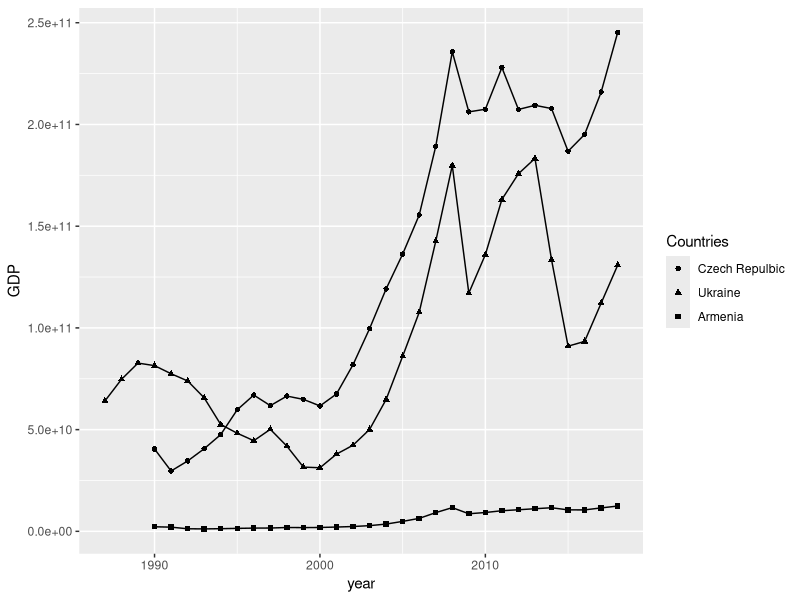
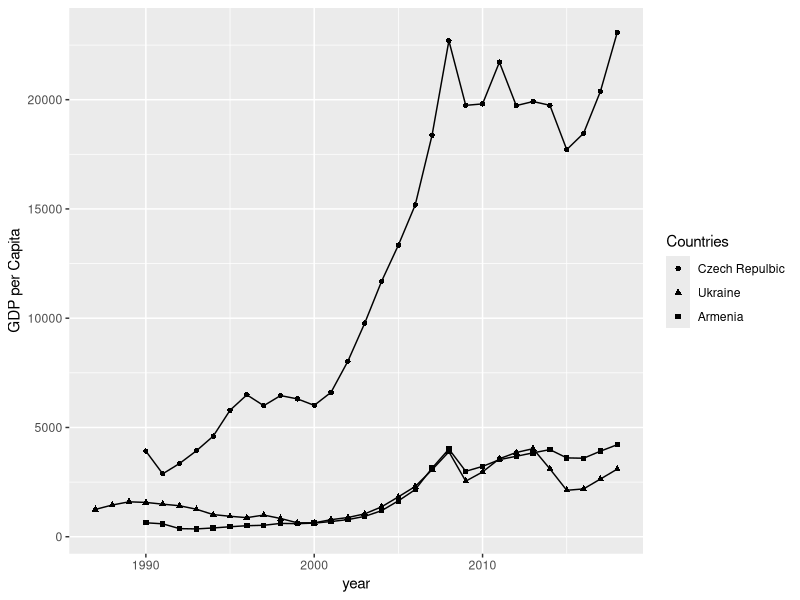
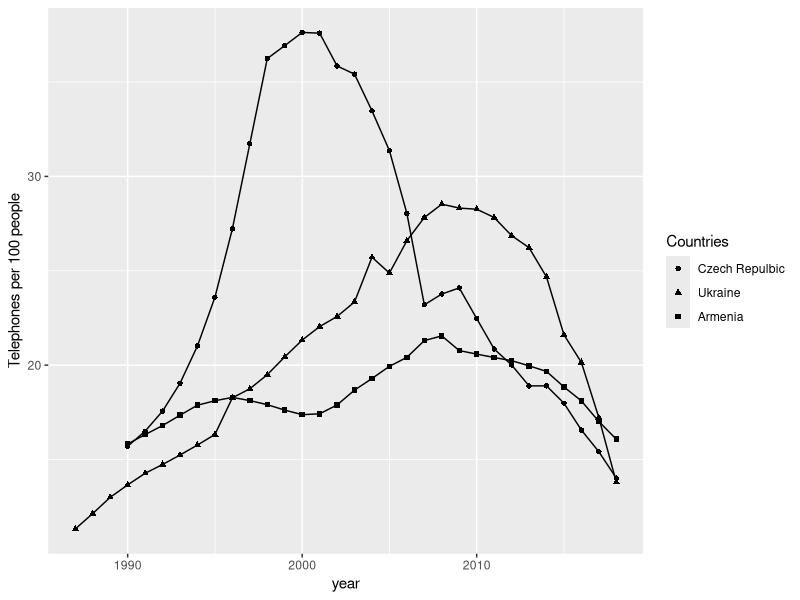
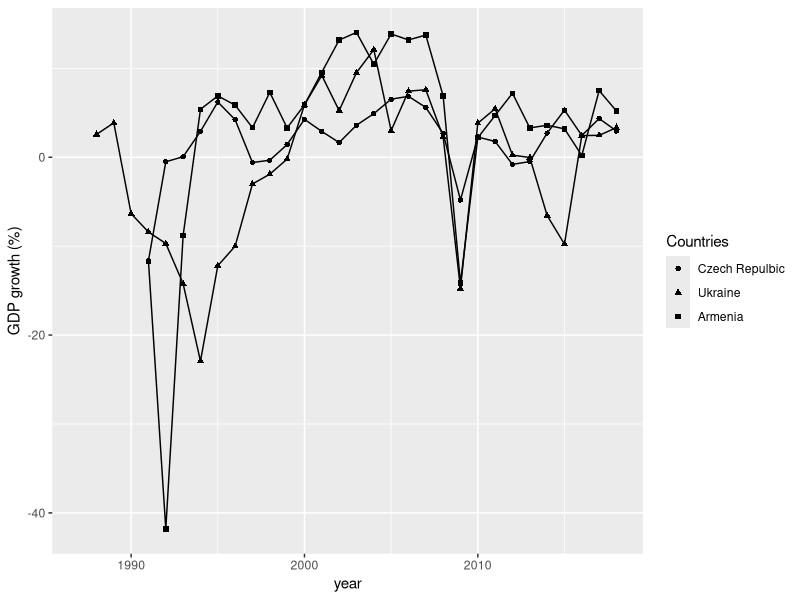
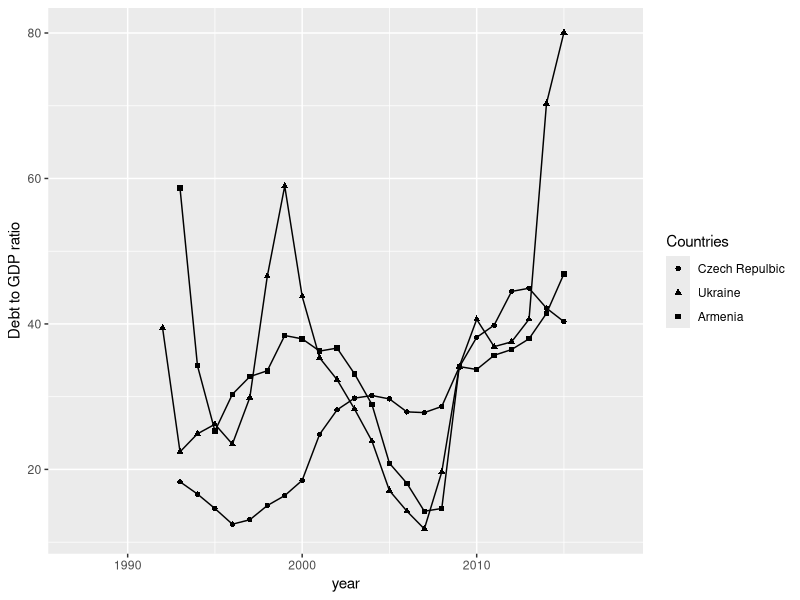
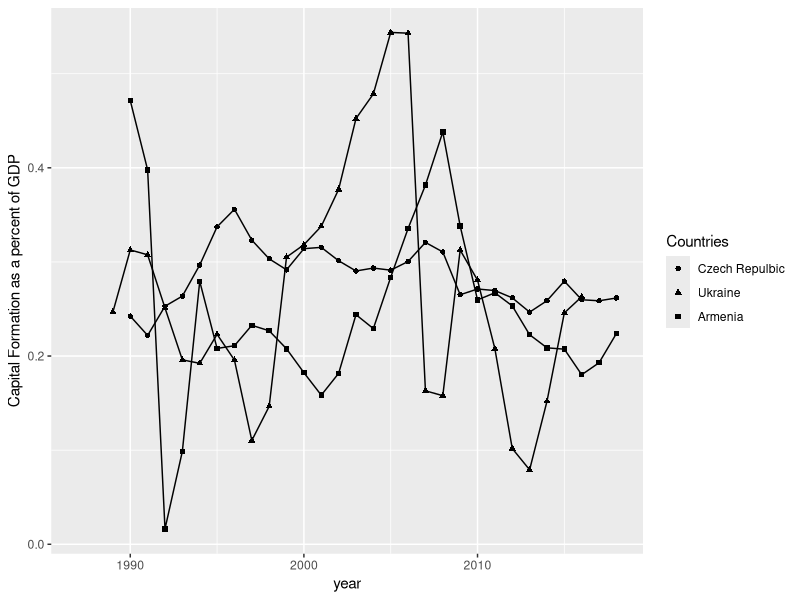

These figures' R source, in order:
library(readxl)
library(ggplot2)
library(reshape2)
czech_republic <- data.frame(read_excel("Data.xlsx",sheet=2))
ukraine <- data.frame(read_excel("Data.xlsx",sheet=3))
armenia <- data.frame(read_excel("Data.xlsx",sheet=4))

#gdp vs. year
df <- data.frame(armenia$year,czech_republic$gdp,ukraine$gdp,armenia$gdp)
names(df) <- c("year","Czech Repulbic","Ukraine","Armenia")
df_melted<-melt(df,id.vars="year")
plot<-ggplot(data=df_melted,aes(x=year,y=value,shape=variable))+
  geom_line()+
  geom_point()+
  labs(shape="Countries",y="GDP")
plot

#gdp per capita vs. year
df <- data.frame(armenia$year,czech_republic$gdp_cap,ukraine$gdp_cap,armenia$gdp_cap)
names(df) <- c("year","Czech Repulbic","Ukraine","Armenia")
df_melted<-melt(df,id.vars="year")
plot<-ggplot(data=df_melted,aes(x=year,y=value,shape=variable))+
  geom_line()+
  geom_point()+
  labs(shape="Countries",y="GDP per Capita")
plot

#telephones per 100 people vs. year
df <- data.frame(armenia$year,czech_republic$telephone,ukraine$telephone,armenia$telephone)
names(df) <- c("year","Czech Repulbic","Ukraine","Armenia")
df_melted<-melt(df,id.vars="year")
plot<-ggplot(data=df_melted,aes(x=year,y=value,shape=variable))+
  geom_line()+
  geom_point()+
  labs(shape="Countries",y="Telephones per 100 people")
plot

#gdp_growth vs. year
df <- data.frame(armenia$year,czech_republic$gdp_growth,ukraine$gdp_growth,armenia$gdp_growth)
names(df) <- c("year","Czech Repulbic","Ukraine","Armenia")
df_melted<-melt(df,id.vars="year")
plot<-ggplot(data=df_melted,aes(x=year,y=value,shape=variable))+
  geom_line()+
  geom_point()+
  labs(shape="Countries",y="GDP growth (%)")
plot

#debt_gdp vs. year
df <- data.frame(armenia$year,czech_republic$debt_gdp,ukraine$debt_gdp,armenia$debt_gdp)
names(df) <- c("year","Czech Repulbic","Ukraine","Armenia")
df_melted<-melt(df,id.vars="year")
plot<-ggplot(data=df_melted,aes(x=year,y=value,shape=variable))+
  geom_line()+
  geom_point()+
  labs(shape="Countries",y="Debt to GDP ratio")
plot

#capital formation vs. year
df <- data.frame(armenia$year,czech_republic$capital/czech_republic$gdp,ukraine$capital/ukraine$gdp,armenia$capital/armenia$gdp)
names(df) <- c("year","Czech Repulbic","Ukraine","Armenia")
df_melted<-melt(df,id.vars="year")
plot<-ggplot(data=df_melted,aes(x=year,y=value,shape=variable))+
  geom_line()+
  geom_point()+
  labs(shape="Countries",y="Capital Formation as a percent of GDP")
plot
